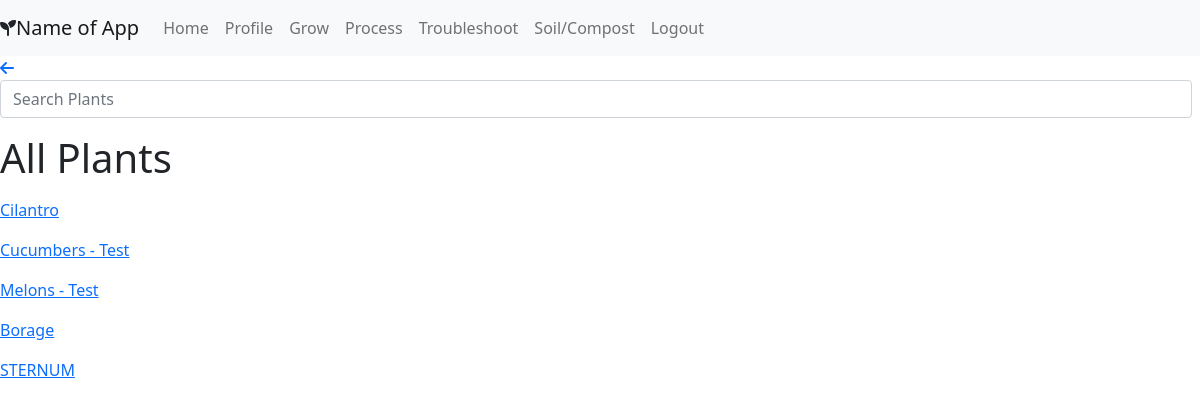
Screenshot of /grow/all_plants with the database file from the repository.
### portfolio/models.py (models this page shows, shortened)
class Plant(models.Model):
    users_like = models.ManyToManyField(User, related_name = "plants_liked")
    category = models.CharField(max_length = 45)
    name = models.CharField(max_length = 45)
    plant_pic = models.ImageField(upload_to=None, height_field=None, width_field=None, max_length=100, blank=True, null=True)
    latin_name = models.CharField(max_length = 45, null=True)
    family=models.CharField(max_length = 45, null=True)
    transplant_or_ds = models.CharField(max_length = 255, null=True)
    start = models.CharField(max_length = 255, null=True)
    succession_planting = models.TextField(null = True)
    spacing = models.CharField(max_length = 45, null=True)
    height_width = models.CharField(max_length = 45, null=True)
    companion_plants = models.TextField(null = True)
    dont_plant_near = models.TextField(null = True)
    sun = models.CharField(max_length = 45, null=True)
    water = models.CharField(max_length = 255, null=True)
    pH = models.CharField(max_length = 45, null=True)
    soil_reqs = models.TextField(null = True)
    pruning = models.TextField(null = True)
    days_to_harvest = models.CharField(max_length = 45, null=True)
    harvesting = models.TextField(null = True)
    common_pests = models.TextField(null = True)
    medicinal_props = models.TextField(null = True)
    edibility = models.TextField(null = True)
    other_uses = models.TextField(null = True)
    specific_notes = models.TextField(null = True)
    created_at = models.DateTimeField(auto_now_add=True)
    updated_at = models.DateTimeField(auto_now=True)
    objects = PlantManager()

### portfolio/views.py (the view)
# urls.py: path('grow/all_plants', views.all_plants),
def all_plants(request):
    context={
        'all_plants': Plant.objects.all()
    }
    return render(request, 'all_plants.html', context)

### portfolio/templates/all_plants.html (shortened to what this page needs)
<!DOCTYPE html>
<html lang="en">
<head>
    <link href="https://cdn.jsdelivr.net/npm/bootstrap@5.0.0-beta3/dist/css/bootstrap.min.css" rel="stylesheet"
>
    <link rel="stylesheet" href="https://cdn.jsdelivr.net/npm/bootstrap-icons@1.4.1/font/bootstrap-icons.css">
    {% load static %}
    <link rel="stylesheet" href="{% static 'css/styles.css' %}">
</head>
<body>
    <div>
        <nav class="navbar navbar-expand-lg navbar-light bg-light sticky-top">
            <i class="fas fa-seedling"></i><a class="navbar-brand" href="/home"> Name of App</a>
            <div class="collapse navbar-collapse" id="navbarNavAltMarkup">
                <div class="navbar-nav">
                    <a class="nav-item nav-link" href="/home">Home</a>
                    <a class="nav-item nav-link" href="/profile/{{current_user.id}}">Profile</a>
                    <a class="nav-item nav-link" href="/grow">Grow</a>
                    <a class="nav-item nav-link" href="/process">Process</a>
                    <a class="nav-item nav-link" href="#">Troubleshoot</a>
                    <a class="nav-item nav-link" href="/soil">Soil/Compost</a>
                    <a class="nav-item nav-link" href="/logout">Logout</a>
                </div>
            </div>
        </nav>
    </div>
    <a href="javascript:history.back()"><i class="fas fa-arrow-left"></i></a>
        <form class="d-flex" id="plant_search" method="POST">
            <input class="form-control me-2" id="searchbar" type="text" name="search"
                placeholder="Search Plants">
        </form>
    <h1>All Plants</h1>
    {% for plant in all_plants %}
    <a href="/grow/details/{{plant.id}}">
        <p>{{plant.name}}</p>
    </a>
    {% endfor %}
</body>
</html>

### portfolio/static/css/styles.css (style rules this page uses)
* { margin: 0; padding: 0; }

### rows the page displays
Plant: name "Cilantro"
Plant: name "Cucumbers - Test"
Plant: name "Melons - Test"
Plant: name "Borage"
Plant: name "STERNUM"
